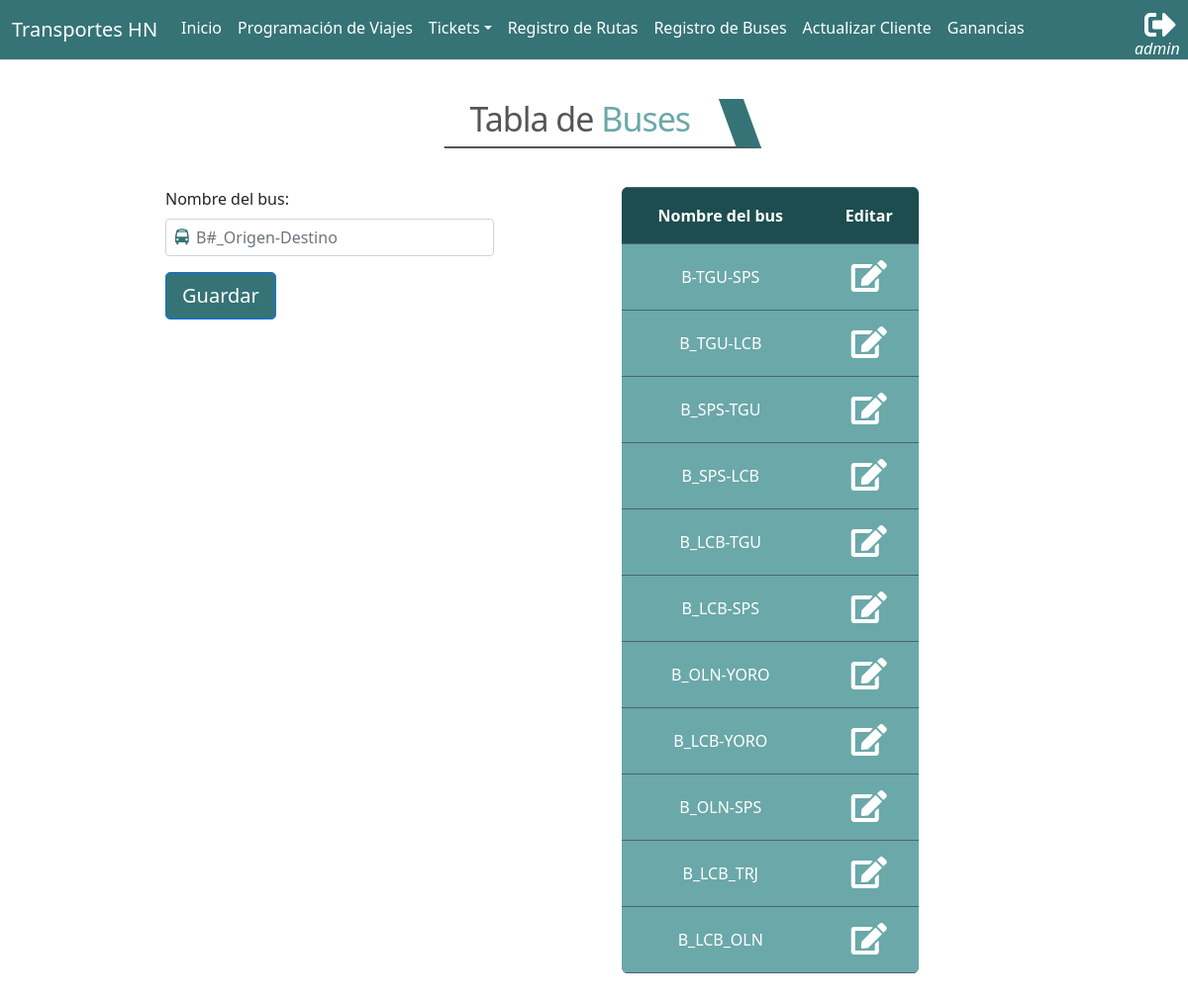
The app's page /transportAgency/bus_crud/ (signed in), older data.
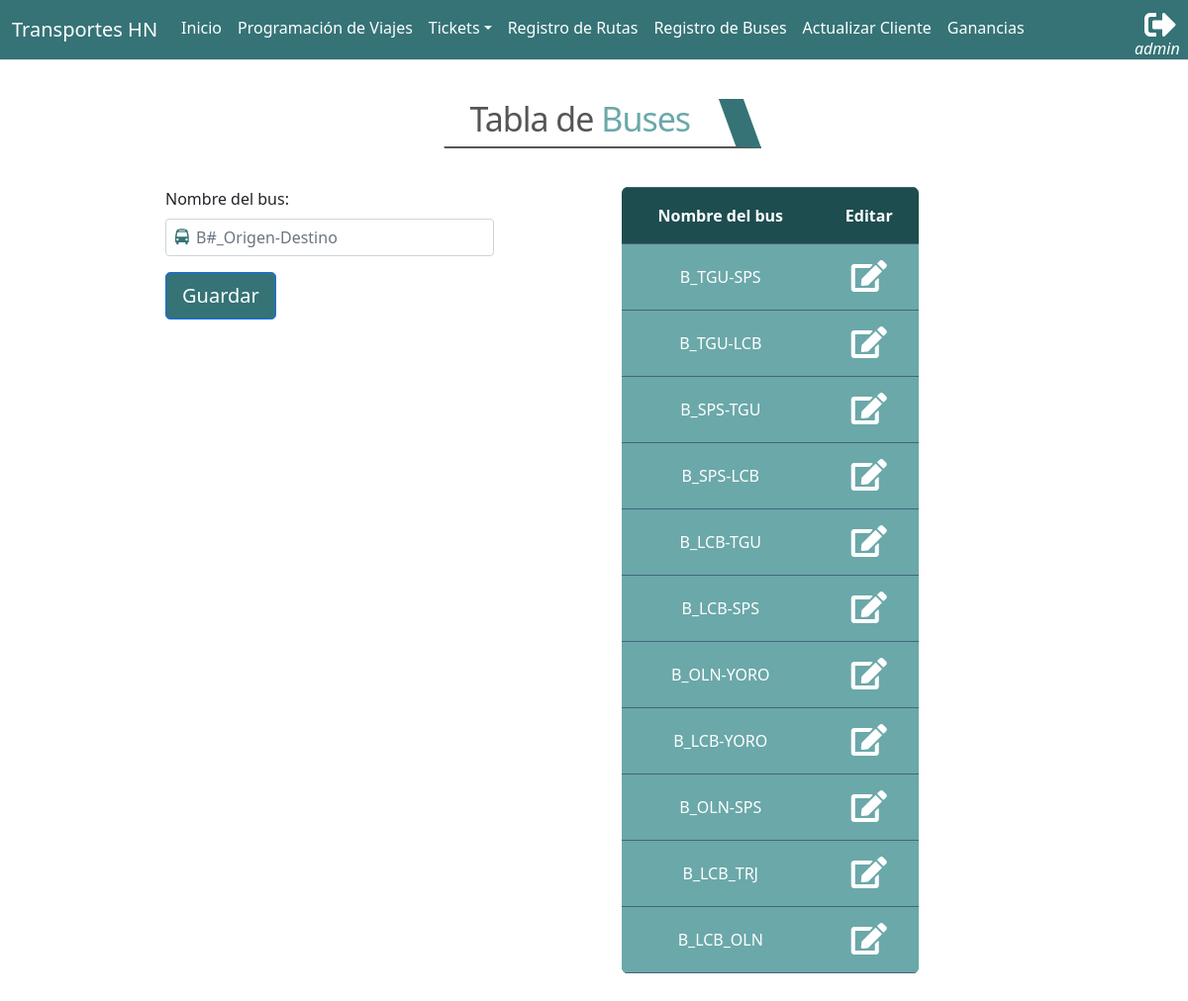
The same page, newer data.
### app_transportAgency/models.py (models this page shows, shortened)
class Bus(models.Model):
    name_bus = models.CharField(max_length=50)
    seating  = models.ManyToManyField(Seating)
    class Meta:
        verbose_name_plural = 'Buses'

### app_transportAgency/views.py (the view, shortened to what this page needs)
# urls.py: path('bus_crud/', views.bus_crud, name="bus_crud"),
@login_required()
def bus_crud(request):
    buses = Bus.objects.all()
    return render(request, 'transportAgency/addbus.html', {'buses' : buses,})

### app_transportAgency/templates/transportAgency/addbus.html (shortened to what this page needs)
{% extends "base.html" %}
{% load static %}
{% load transportAgency_filters %}
{% block css %}
    <link rel="stylesheet" href="{% static 'transportAgency/css/bustable.css' %}">
    <link rel="stylesheet" href="{% static 'transportAgency/css/tittle.css' %}">
    <link rel="stylesheet" href="{% static 'transportAgency/css/i.css' %}">
{% endblock %}
{% block container %}
<div class="row justify-content-center m-4">
    <div class="title">
        <h1>Tabla de <span style="color: #6BA8A9;">Buses</span></h1>
    </div>
</div>
<div class="container">
    <div class="row justify-content-center m-4">
        <div class="col-4 ">
            <form method="post" >
                <div class="mb-3">
                    <label for="name-bus" class="form-label">Nombre del bus:</label>
                    <div class="form-group has-feedback">
                        <input type="text" class="form-control" name="name-bus" id="name-bus" value="{{data.name_bus}}" placeholder="B#_Origen-Destino">
                    </div>
                </div>
                <div class="mb-3">
                    <button class="btn btn-lg btn-primary" id="button-save" style="color:#fff; background-color: #357376;">Guardar</button>
                </div>
            </form>
        </div>
        <div class="col-6">
            <table class="rwd-table">
                <thead>
                    <tr>
                        <th>Nombre del bus</th>
                        <th>Editar</th>
                    </tr>
                </thead>
                <tbody>
                    {% for b in buses %}
                    <tr>
                        <td>{{b.name_bus}}</td>
                        <td>
                            <a href="{% url 'transportAgency:editar_bus' b.id %}" class="text-white"><span class="fas fa-edit fa-2x"></span></a>
                        </td>
                    </tr>
                    {% endfor %}
                </tbody>
            </table>
        </div>
    </div>
</div>
<br>
<br>
{% endblock container %}

Row changes from the older to the newer data that the page shows:
changed Bus: name_bus "B-TGU-SPS" → "B_TGU-SPS"
